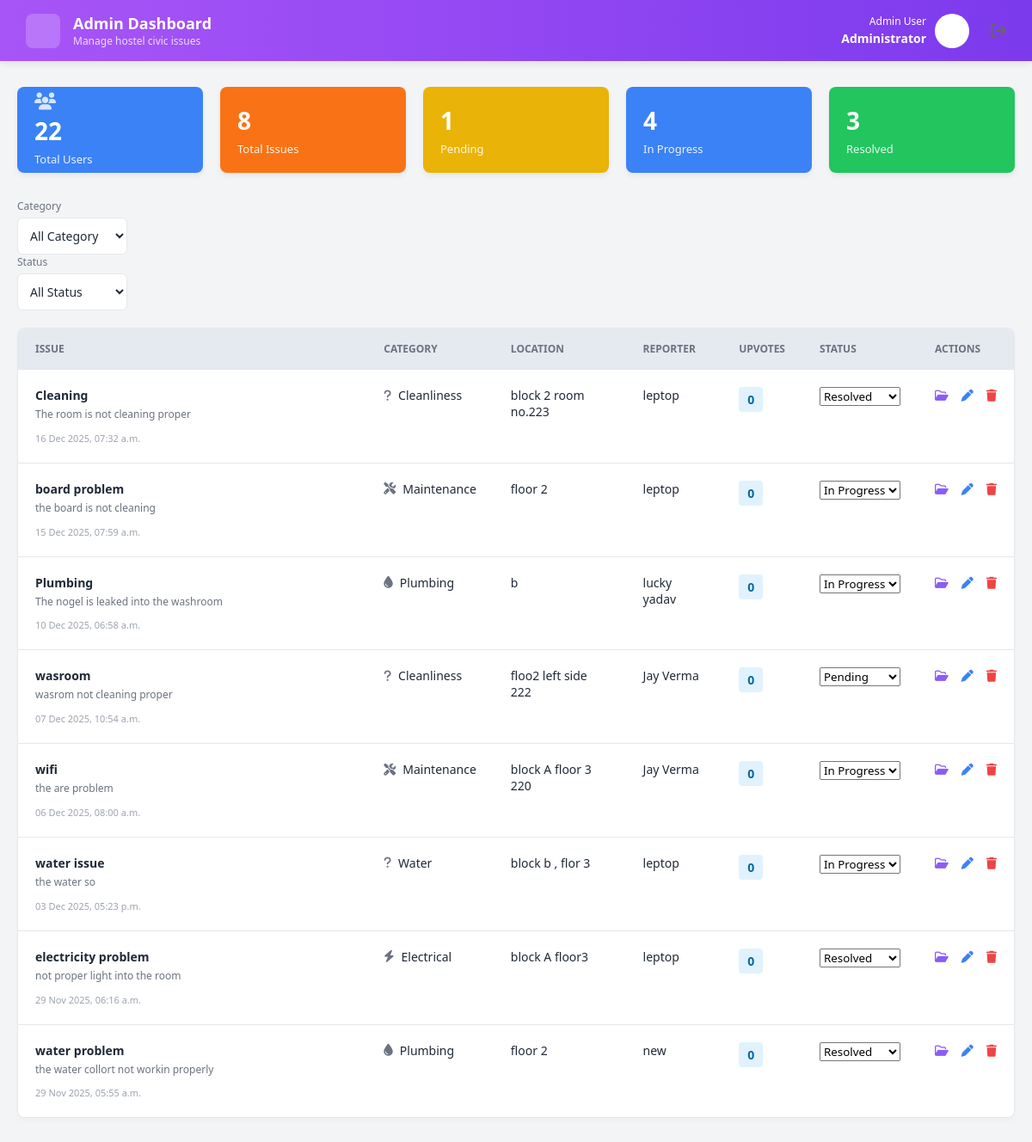
/admindash/ (signed in), run on an earlier commit of the app's database.
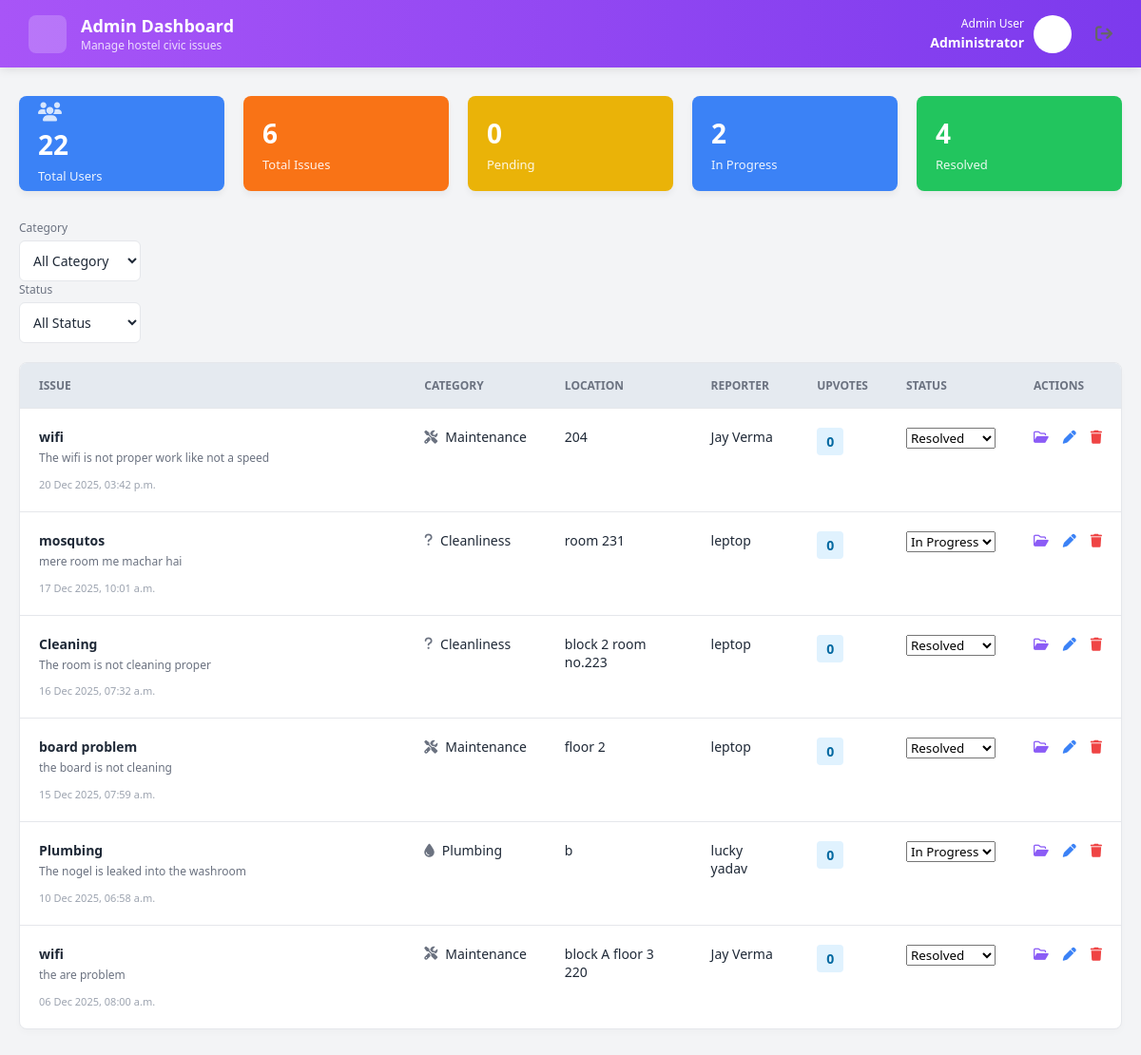
And on a later commit of the database.
### hostel_issue/models.py (models this page shows)
class Issue(models.Model):
    title = models.CharField(max_length=200)
    description = models.TextField()
    category = models.CharField(max_length=50, choices=[
        ('Maintenance', 'Maintenance'),
        ('Electrical', 'Electrical'),
        ('Plumbing', 'Plumbing'),
        ('Other', 'Other'),
    ])
    location = models.CharField(max_length=100)
    reported_by = models.ForeignKey(User, on_delete=models.CASCADE)
    created_at = models.DateTimeField(auto_now_add=True)
    status = models.CharField(max_length=20, choices=[
        ('Pending', 'Pending'),
        ('In Progress', 'In Progress'),
        ('Resolved', 'Resolved'),
    ], default='Pending')

### hostel_issue/views.py (the view)
# urls.py: path('admindash/', views.admindash, name='admindash'),
@login_required
@user_passes_test(lambda u: u.is_superuser)
def admindash(request):
    category_filter = request.GET.get('category', 'all')
    status_filter = request.GET.get('status', 'all')
    issues = Issue.objects.all().order_by('-created_at')
    if category_filter != 'all':
        issues = issues.filter(category=category_filter)
    if status_filter != 'all':
        issues = issues.filter(status=status_filter)
    total_users = User.objects.count()
    total_issues = Issue.objects.count()
    pending_count = Issue.objects.filter(status='Pending').count()
    in_progress_count = Issue.objects.filter(status='In Progress').count()
    resolved_count = Issue.objects.filter(status='Resolved').count()
    context = {
        'issues': issues,
        'total_users': total_users,
        'total_issues': total_issues,
        'pending_count': pending_count,
        'in_progress_count': in_progress_count,
        'resolved_count': resolved_count,
        'selected_category': category_filter,
        'selected_status': status_filter,
    }
    return render(request,'admindash.html', context)

### hostel_issue/templates/admindash.html (shortened to what this page needs)
{% load static %}
<!DOCTYPE html>
<html lang="en">
<head>
    <link rel="stylesheet" href="https://cdnjs.cloudflare.com/ajax/libs/font-awesome/6.4.0/css/all.min.css">
    <link rel="stylesheet" href="{% static 'admin.css' %}">
    <link rel="stylesheet" href="admin.css">
</head>
<body>
    <header>
        <div class="header-left">
            <div class="logo-box"></div>
            <div class="header-titles">
                <h1>Admin Dashboard</h1>
                <p>Manage hostel civic issues</p>
            </div>
        </div>
        <div class="header-right">
            <div class="admin-info">
                <span>Admin User</span>
                <strong>Administrator</strong>
            </div>
            <div class="avatar"></div>
            <a href="{% url 'logout' %}" title="Logout" style="color: #666; text-decoration: none; margin-left: 15px;">
                <i class="fa-solid fa-arrow-right-from-bracket" style="cursor: pointer; font-size: 18px;"></i>
            </a>
        </div>
    </header>
    <main class="container">
        <section class="stats-grid">
            <div class="card card-blue">
                <i class="fa-solid fa-users" style="font-size: 20px; opacity: 0.8; margin-bottom: 5px;"></i>
                <h2>{{ total_users }}</h2>
                <span>Total Users</span>
            </div>
            <div class="card card-orange">
                <h2>{{ total_issues }}</h2>
                <span>Total Issues</span>
            </div>
            <div class="card card-yellow">
                <h2>{{ pending_count }}</h2>
                <span>Pending</span>
            </div>
            <div class="card card-blue">
                <h2>{{ in_progress_count }}</h2>
                <span>In Progress</span>
            </div>
            <div class="card card-green">
                <h2>{{ resolved_count }}</h2>
                <span>Resolved</span>
            </div>
        </section>
        <section class="filters">
            <form method="get" id="admin-filter-form">
                <div class="filter-group">
                    <label>Category</label>
                    <select name="category" class="filter-select" id="admin-category-select">
                        <option value="All Category" {% if selected_category == 'All Category' %}selected{% endif %}>All Category</option>
                    </select>
                </div>
                <div class="filter-group">
                    <label>Status</label>
                    <select name="status" class="filter-select" id="admin-status-select">
                        <option value="all" {% if selected_status == 'all' %}selected{% endif %}>All Status</option>
                    </select>
                </div>
            </form>
        </section>
        <section class="table-wrapper">
            <table>
                <thead>
                    <tr>
                        <th style="width: 35%;">Issue</th>
                        <th>Category</th>
                        <th>Location</th>
                        <th>Reporter</th>
                        <th>Upvotes</th>
                        <th>Status</th>
                        <th>Actions</th>
                    </tr>
                </thead>
                <tbody>
                    {% for issue in issues %}
                    <tr data-issue-id="{{ issue.id }}">
                        <td>
                            <div class="issue-cell">
                                <h3>{{ issue.title }}</h3>
                                <p>{{ issue.description }}</p>
                                <span class="issue-date">{{ issue.created_at|date:"d M Y, h:i a" }}</span>
                            </div>
                        </td>
                        <td>
                            <div class="category-cell">
                                <i class="fa-solid fa-{% if issue.category == 'Maintenance' %}screwdriver-wrench{% elif issue.category == 'Electrical' %}bolt{% elif issue.category == 'Plumbing' %}droplet{% else %}question{% endif %}" style="color:#6b7280;"></i> {{ issue.get_category_display }}
                            </div>
                        </td>
                        <td>{{ issue.location }}</td>
                        <td>
                            <div class="reporter-info">{{ issue.reported_by.first_name }} {{ issue.reported_by.last_name }}</div>
                        </td>
                        <td><span class="upvote-badge">0</span></td>
                        <td>
                            <select class="status-select" data-issue-id="{{ issue.id }}">
                                <option value="Pending" {% if issue.status == 'Pending' %}selected{% endif %}>Pending</option>
                                <option value="In Progress" {% if issue.status == 'In Progress' %}selected{% endif %}>In Progress</option>
                                <option value="Resolved" {% if issue.status == 'Resolved' %}selected{% endif %}>Resolved</option>
                            </select>
                        </td>
                        <td>
                            <div class="actions">
                                <button class="action-btn btn-view" title="View Details"><i class="fa-regular fa-folder-open"></i></button>
                                <button class="action-btn btn-edit" title="Edit Issue"><i class="fa-solid fa-pen"></i></button>
                                <button class="action-btn btn-del" data-issue-id="{{ issue.id }}" title="Delete Issue"><i class="fa-solid fa-trash"></i></button>
                            </div>
                        </td>
                    </tr>
                    {% endfor %}
                </tbody>
            </table>
        </section>
    </main>
</body>
</html>

### hostel_issue/static/admin.css (style rules this page uses)
:root { --header-purple: #8b5cf6; --bg-gray: #f3f4f6; --text-dark: #1f2937; --text-light: #6b7280; --card-blue: #3b82f6; --card-orange: #f97316; --card-yellow: #eab308; --card-green: #22c55e; --border-color: #e5e7eb; }
* { margin: 0; padding: 0; box-sizing: border-box; font-family: 'Segoe UI', Tahoma, Geneva, Verdana, sans-serif; }
body { background-color: var(--bg-gray); padding-bottom: 50px; }
header { background: linear-gradient(90deg, #a855f7 0%, #7c3aed 100%); padding: 15px 30px; color: white; display: flex; justify-content: space-between; align-items: center; box-shadow: 0 2px 10px rgba(0,0,0,0.1); }
.header-left { display: flex; align-items: center; gap: 15px; }
.logo-box { width: 40px; height: 40px; background-color: rgba(255,255,255,0.2); border-radius: 8px; }
.header-titles h1 { font-size: 18px; font-weight: 600; }
.header-titles p { font-size: 12px; opacity: 0.8; }
.header-right { display: flex; align-items: center; gap: 10px; text-align: right; }
.admin-info span { display: block; font-size: 12px; }
.admin-info strong { font-size: 14px; }
.avatar { width: 40px; height: 40px; background-color: white; border-radius: 50%; }
.container { max-width: 1400px; margin: 30px auto; padding: 0 20px; }
.stats-grid { display: grid; grid-template-columns: repeat(5, 1fr); gap: 20px; margin-bottom: 30px; }
.card { padding: 20px; border-radius: 8px; color: white; display: flex; flex-direction: column; justify-content: center; height: 100px; box-shadow: 0 4px 6px rgba(0,0,0,0.05); }
.card-blue { background-color: var(--card-blue); }
.card-orange { background-color: var(--card-orange); }
.card-yellow { background-color: var(--card-yellow); }
.card-green { background-color: var(--card-green); }
.card h2 { font-size: 28px; font-weight: 700; margin-bottom: 5px; }
.card span { font-size: 13px; font-weight: 500; opacity: 0.9; }
.filters { display: flex; gap: 20px; margin-bottom: 20px; }
.filter-group { flex: 1; }
.filter-group label { display: block; font-size: 12px; color: var(--text-light); margin-bottom: 5px; }
.filter-select { width: 100%; padding: 10px; border: 1px solid var(--border-color); border-radius: 6px; background-color: white; color: var(--text-dark); font-size: 14px; }
.table-wrapper { background-color:rgb(255, 255, 255); border-radius: 8px; box-shadow: 0 4px 6px rgba(0,0,0,0.02); overflow: hidden; border: 1px solid var(--border-color); }
table { width: 100%; border-collapse: collapse; text-align: left; }
thead { background-color: #e5eaf0; border-bottom: 1px solid var(--border-color); }
th { padding: 15px 20px; font-size: 12px; font-weight: 600; color: var(--text-light); text-transform: uppercase; }
td { padding: 20px; border-bottom: 1px solid var(--border-color); vertical-align: top; color: var(--text-dark); font-size: 14px; }
tr:last-child td { border-bottom: none; }
.issue-cell h3 { font-size: 14px; font-weight: 600; margin-bottom: 5px; }
.issue-cell p { font-size: 12px; color: var(--text-light); margin-bottom: 8px; line-height: 1.4; }
.issue-date { font-size: 11px; color: #9ca3af; }
.category-cell { display: flex; align-items: center; gap: 8px; }
.reporter-info { font-weight: 500; }
.upvote-badge { background-color: #e0f2fe; color: #0369a1; padding: 5px 10px; border-radius: 4px; font-weight: 600; display: inline-block; }
.actions { display: flex; gap: 15px; }
.action-btn { border: none; background: none; cursor: pointer; font-size: 14px; }
.btn-view { color: #8b5cf6; }
.btn-edit { color: #3b82f6; }
.btn-del { color: #ef4444; }

What changed in the data, as far as the page shows it:
removed Issue: title "wasroom", description "wasrom not cleaning proper", created_at "07 Dec 2025, 10:54 a.m.", category "Cleanliness", location "floo2 left side 222", reported_by.first_name "Jay", reported_by.last_name "Verma", status+id "Pending"
removed Issue: title "water issue", description "the water so", created_at "03 Dec 2025, 05:23 p.m.", category "Water", location "block b , flor 3", reported_by.first_name "leptop", status+id "In Progress"
removed Issue: title "electricity problem", description "not proper light into the room", created_at "29 Nov 2025, 06:16 a.m.", category "Electrical", location "block A floor3", reported_by.first_name "leptop", status+id "Resolved"
removed Issue: title "water problem", description "the water collort not workin properly", created_at "29 Nov 2025, 05:55 a.m.", category "Plumbing", location "floor 2", reported_by.first_name "new", status+id "Resolved"
added Issue: title "wifi", description "The wifi is not proper work like not a speed", created_at "20 Dec 2025, 03:42 p.m.", category "Maintenance", location "204", reported_by.first_name "Jay", reported_by.last_name "Verma", status+id "Resolved"
added Issue: title "mosqutos", description "mere room me machar hai", created_at "17 Dec 2025, 10:01 a.m.", category "Cleanliness", location "room 231", reported_by.first_name "leptop", status+id "In Progress"
changed Issue "board problem": status+id "In Progress" → "Resolved"
changed Issue "block A floor 3 220": status+id "In Progress" → "Resolved"
Also different on the page:
{{ total_issues }}: "8" → "6"
{{ pending_count }}: "1" → "0"
{{ in_progress_count }}: "4" → "2"
{{ resolved_count }}: "3" → "4"
